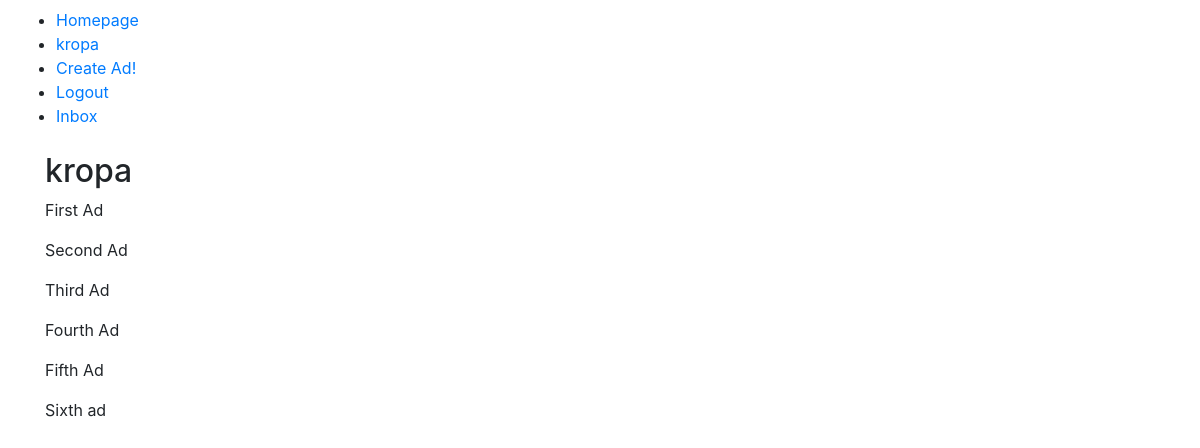
/profile/kropa (signed in), run on an earlier commit of the app's database.
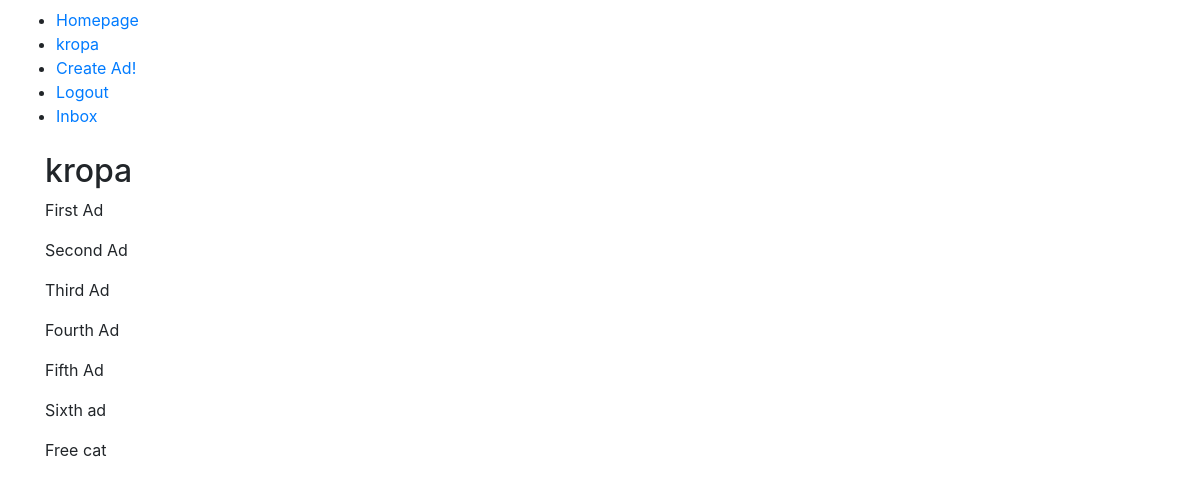
And on a later commit of the database.
### ads/models.py (models this page shows, shortened)
class Ad(models.Model):
    CATEGORIES_CHOICES = [
        ('Cars', 'Cars'),
        ('Work', 'Work'),
        ('Animals', 'Animals'),
        ('Electronics', 'Electronics'),
        ('Sport', 'Sport'),
    ]
    title = models.CharField(max_length=100)
    content = models.TextField()
    category = models.CharField(max_length=100, choices=CATEGORIES_CHOICES)
    date_posted = models.DateField(default=timezone.now)
    author = models.ForeignKey(User, on_delete=models.CASCADE) #usunięcie usera usunie jego posty
    image = models.ImageField(upload_to='media', null=True, blank=True)
    times_viewed = models.IntegerField(default=0)
    def __str__(self):
        return f'{self.title}'

### users/views.py (the view)
# urls.py: path('profile/<str:username>', user_views.profile, name='profile'),
@login_required
def profile(request, username):
    user = User.objects.get(username=username)
    context = {
        'user': user,
        'ads': user.ad_set.all()
    }
    return render(request, 'users/profile.html', context)

### users/templates/users/profile.html (shortened to what this page needs)
{% extends 'ads/base.html' %}
{% block content %}
    <h2>{{ user.username }}</h2>
    {% for ad in ads %}
        <p>{{ ad }}</p>
    {% endfor %}
{% endblock %}

What changed in the data, as far as the page shows it:
added Ad: title "Free cat"
